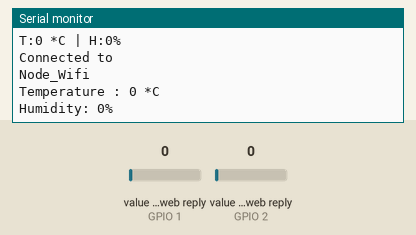
The sketch below on a simulated ESP8266 (NodeMCU). Parts: the last lines printed to the serial monitor. The test bench sets the inputs (shaded band); at power-on: value in the web reply (sensors on GPIO 1, GPIO 2) 0. WiFi joins after 1.5 s; servers stay silent unless stated; web services answer with replies made up by the test bench.

Above: at 11.8 s.
11.9 s: value in the web reply (sensor on GPIO 1) set to 2
At 15.2 s:
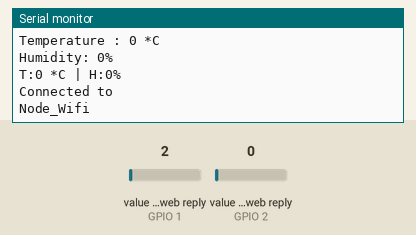
19.5 s: value in the web reply (sensor on GPIO 2) set to 2
At 20.66 s:
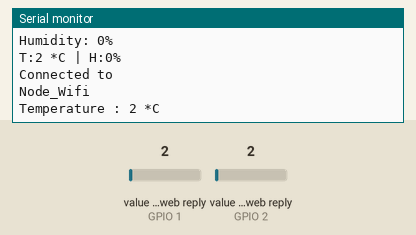
27.1 s: value in the web reply (sensor on GPIO 1) set to 25
At 30.9 s:
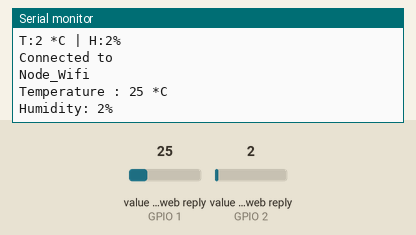
34.7 s: value in the web reply (sensor on GPIO 2) set to 25
At 35.7 s:
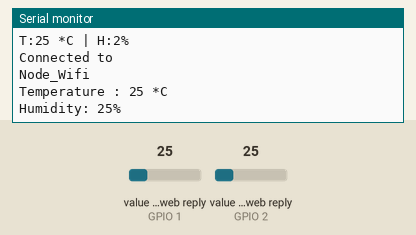
Timing chart, 0 to 37.7 s (numbered marks = the images above; inputs shaded):
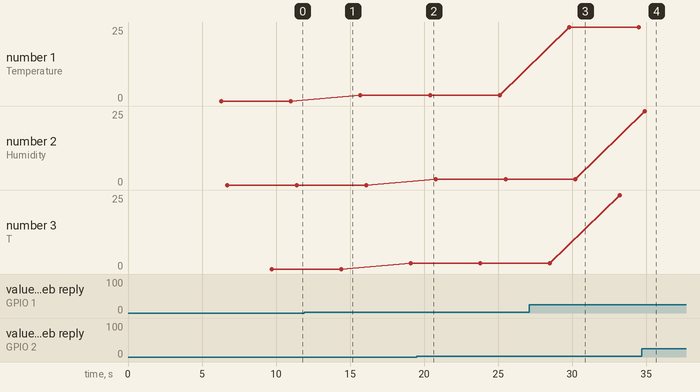

The sketch:

node_read.ino
```cpp
#include <ThingSpeak.h>
#include <ESP8266WiFi.h>
#include <Wire.h>
#include <SoftwareSerial.h>

//wifi login credentials
String name = "Node_Wifi";
String pass = "**********";
int statusCode = 0;
WiFiClient  client;

//thingspeak channel number
unsigned long channel_num = 1348678;
//thinspeak read api key
const char * api_read = "************";
const int feild1 = 1;
const int feild2 = 2;

void setup()
{
  Serial.begin(115200);
  Serial1.begin(115200);

  //station
  WiFi.mode(WIFI_STA);
  ThingSpeak.begin(client);
}

void loop()
{
    //tries to connect to wifi every 5 seconds
    while (WiFi.status() != WL_CONNECTED)
    {
      WiFi.begin(name, pass);
      delay(5000);
    }

    Serial.println("Connected to ");
    Serial.println(name);
    delay(1000);


  long temperature = ThingSpeak.readLongField(channel_num, feild1, api_read);
  statusCode = ThingSpeak.getLastReadStatus();
  if (statusCode == 200)
  {

    Serial.print("Temperature : ");
    Serial.print(temperature);
    Serial.println(" *C");
  }
  else
  {
    Serial.println("Unable to read temperature...");

  }
  delay(100);


  long humidity = ThingSpeak.readLongField(channel_num, feild2, api_read);
  statusCode = ThingSpeak.getLastReadStatus();
  //http 200 OK
  if (statusCode == 200)
  {
    Serial.print("Humidity: ");
    Serial.print(humidity);
    Serial.println("%   ");
  }
  else
  {
    Serial.println("Unable to read humidity...");
  }
  delay(3000);


  //sends the data to the arduino after receiving it
  sendArduino(temperature, humidity);
}

//serial communication between NodeMCU and the Arduino
void sendArduino(long temperature, long humidity) {
  String str = String("T:") + String(temperature) + String(" *C | H:") + String(humidity) + String("% ");
  Serial1.println(str);
  Serial.println(str);
}
```

Measured:
- after the input at 27.1 s, the serial monitor: prints a new line after 2.7 s (image 3)
- after the input at 34.7 s, the serial monitor: prints a new line after 0.21 s (image 4)
- plotted number 1: 0 → 2 after the input at 11.9 s, 2 → 25 after the input at 27.1 s
- plotted number 3: 0 → 2 after the input at 11.9 s, 2 → 25 after the input at 27.1 s
